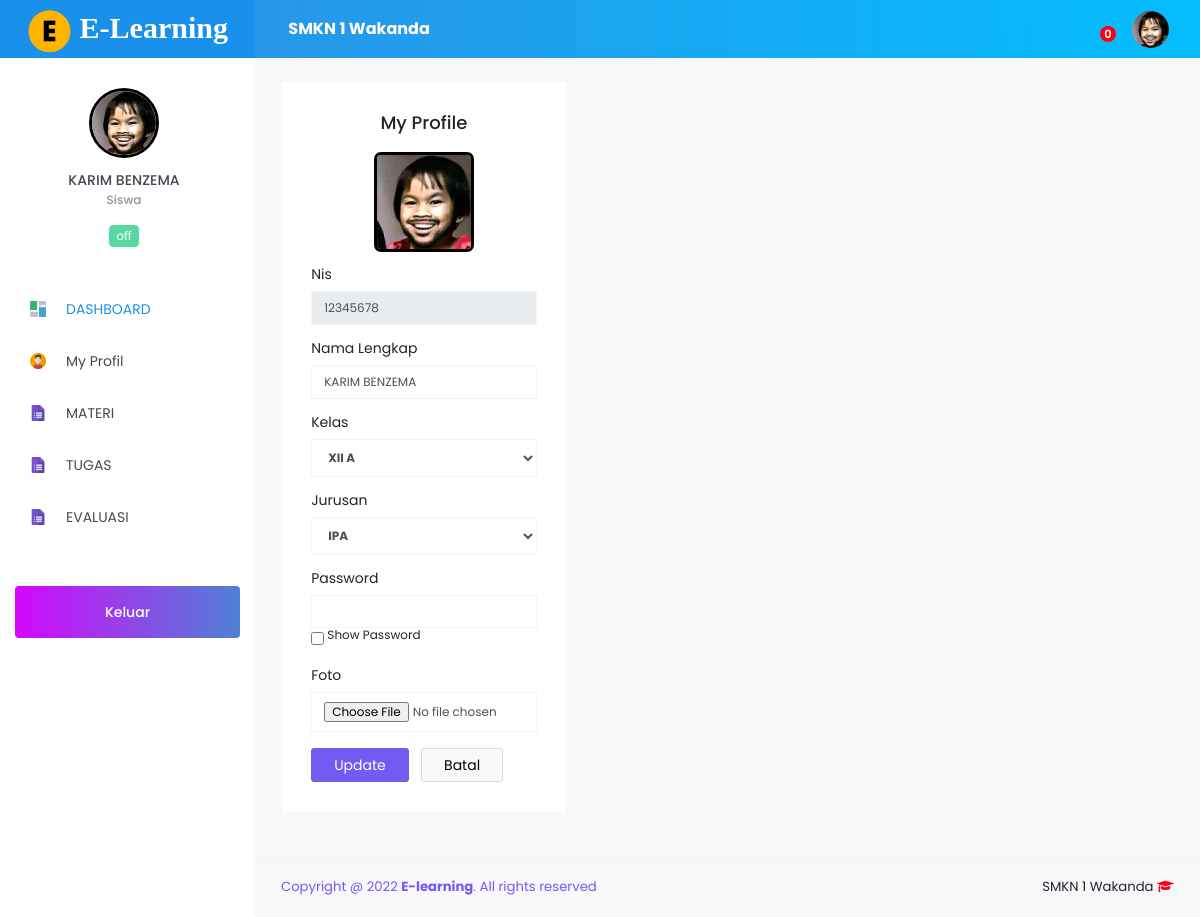
Page /Script/Siswa/index.php?page=profil (signed in) on the committed database.
### tables this page shows
CREATE TABLE IF NOT EXISTS `tb_sekolah` (
`id_sekolah` int(11) NOT NULL,
  `nama_sekolah` varchar(120) NOT NULL,
  `kepsek` varchar(120) NOT NULL,
  `textlogo` varchar(10) NOT NULL,
  `logo` varchar(255) NOT NULL,
  `copyright` varchar(255) NOT NULL
);

CREATE TABLE IF NOT EXISTS `tb_siswa` (
`id_siswa` int(11) NOT NULL,
  `nis` varchar(15) NOT NULL,
  `nama_siswa` varchar(120) NOT NULL,
  `jk` varchar(30) NOT NULL,
  `password` varchar(255) NOT NULL,
  `status` varchar(15) NOT NULL,
  `aktif` varchar(30) NOT NULL,
  `tingkat` varchar(20) NOT NULL,
  `foto` varchar(255) DEFAULT NULL,
  `id_kelas` int(11) NOT NULL,
  `id_jurusan` int(11) NOT NULL,
  `confirm` enum('Yes','No') NOT NULL
);

### Script/Siswa/index.php (the view, shortened to what this page needs)
<?php
include '../config/db.php';
if (@$_SESSION['Siswa']) {
?>
<?php
if (@$_SESSION['Siswa']) {
$sesi = @$_SESSION['Siswa'];
}
$sql = mysqli_query($con,"SELECT * FROM tb_siswa
 WHERE id_siswa = '$sesi'") or die(mysqli_error($con));
$data = mysqli_fetch_array($sql);
$sekolah = mysqli_query($con,"SELECT * FROM tb_sekolah WHERE id_sekolah=1 ");
$apl = mysqli_fetch_array($sekolah);
?>
<!DOCTYPE html>
<html lang="en">
<head>
  <link rel="stylesheet" href="../vendor/node_modules/mdi/css/materialdesignicons.min.css">
  <link rel="stylesheet" href="../vendor/node_modules/simple-line-icons/css/simple-line-icons.css">
  <link rel="stylesheet" href="../vendor/node_modules/font-awesome/css/font-awesome.min.css" />
  <link rel="stylesheet" href="../vendor/css/style.css">
   <link href="../vendor/sweetalert/sweetalert.css" rel="stylesheet" />
  <link rel="stylesheet" type="text/css" href="../vendor/css/jquery.dataTables.css">
   <link href="css/ujian.css" rel="stylesheet">
</head>
<body>
  <div class="container-scroller">
    <nav class="navbar col-lg-12 col-12 p-0 fixed-top d-flex flex-row">
      <div class="text-center navbar-brand-wrapper d-flex align-items-top justify-content-center" style="background-color: #1991eb;">
        <a class="navbar-brand brand-logo" href="index.php" style="font-family:Aegyptus;font-weight: bold;font-size: 30px;">
          <img src="../vendor/images/<?=$apl['logo'];?>" alt="logo" style="height: 45px;width: 45px;border-radius: 10px;"> <b><?=$apl['textlogo'];?></b>
        </a>
      </div>
      <div class="navbar-menu-wrapper d-flex align-items-center">
        <ul class="navbar-nav navbar-nav-left header-links d-none d-md-flex">
          <li class="nav-item" style="width: 400px;">
            <a href="#" style="color: #fff;text-decoration: none;"> <b><?=$apl['nama_sekolah'];?></b></a>
          </li>
        </ul>
        <ul class="navbar-nav navbar-nav-right">
          <?php
          $sqlmtr = mysqli_query($con,"SELECT * FROM tb_materi
            INNER JOIN tb_roleguru ON tb_materi.id_roleguru=tb_roleguru.id_roleguru
          INNER JOIN tb_master_mapel ON tb_roleguru.id_mapel=tb_master_mapel.id_mapel
          INNER JOIN tb_guru ON tb_roleguru.id_guru=tb_guru.id_guru
          WHERE tb_roleguru.id_kelas='$data[id_kelas]' AND tb_roleguru.id_jurusan='$data[id_jurusan]' GROUP BY tb_roleguru.id_mapel ");
          $jmlh = mysqli_num_rows($sqlmtr);
           ?>
          <li class="nav-item dropdown">
            <a class="nav-link count-indicator dropdown-toggle" id="notificationDropdown" href="#" data-toggle="dropdown">
              <span class="count"><?=$jmlh ?></span>
            </a>
          </li>
          <li class="nav-item d-none d-lg-block">
            <a class="nav-link" href="#">
              <img class="img-xs rounded-circle" src="../vendor/images/img_Siswa/<?=$data['foto']; ?>" alt="">
            </a>
          </li>
        </ul>
      </div>
    </nav>
    <div class="container-fluid page-body-wrapper">
      <nav class="sidebar sidebar-offcanvas" id="sidebar">
        <ul class="nav">
          <li class="nav-item nav-profile">
            <div class="nav-link">
              <div class="profile-image"> <img src="../vendor/images/img_Siswa/<?=$data['foto']; ?>" alt="image" style="border:3px solid black;"/> <span class="online-status online"></span> </div>
              <div class="profile-name">
                <p class="name"><?=$data['nama_siswa']; ?></p>
                <p class="designation">Siswa</p>
                <div class="badge badge-teal mx-auto mt-3"><?=$data['status']; ?></div>
              </div>
            </div>
          </li>
          <li class="nav-item">
          	<a class="nav-link" href="index.php"><img class="menu-icon" src="../vendor/images/menu_icons/01.png" alt="menu icon"><span class="menu-title">DASHBOARD</span></a>
          </li>
          <li class="nav-item">
          	<a class="nav-link" href="?page=profil"><img class="menu-icon" src="../vendor/images/menu_icons/10.png" alt="menu icon"> <span class="menu-title">My Profil</span></a>
          </li>
           <li class="nav-item">
            <a class="nav-link" data-toggle="collapse" href="#menuMateri" aria-expanded="false" aria-controls="general-pages"> <img class="menu-icon" src="../vendor/images/menu_icons/04.png" alt="menu icon"> <span class="menu-title">MATERI</span><i class="menu-arrow"></i>
            </a>
          </li>
               <li class="nav-item">
          <a class="nav-link" href="?page=tugas"><img class="menu-icon" src="../vendor/images/menu_icons/04.png" alt="menu icon"> <span class="menu-title">TUGAS </span></a>
          </li>
          <li class="nav-item">
            <a class="nav-link" data-toggle="collapse" href="#menuEvaluasi" aria-expanded="false" aria-controls="general-pages"> <img class="menu-icon" src="../vendor/images/menu_icons/04.png" alt="menu icon"> <span class="menu-title">EVALUASI</span><i class="menu-arrow"></i>
            </a>
          </li>
          <li class="nav-item purchase-button">
          	<a class="nav-link" href="logout.php?ID=<?php echo $data['id_siswa'] ?>">
          	Keluar</a>
          </li>
        </ul>
      </nav>
      <div class="main-panel">
                <?php
                $page = @$_GET['page'];
                $act = @$_GET['act'];
                if ($page=='materi') {
                if ($act=='') {
                    include 'modul/materi/data_materi.php';
                  }elseif ($act=='mapel') {
                   include 'modul/materi/view_mapel.php';
                  }elseif ($act=='semester') {
                    include 'modul/materi/view_semester.php';
                   }
                }elseif ($page=='profil') {
                  if ($act=='') {
                    include 'modul/profil/data_profil.php';
                  }
                }elseif ($page=='evaluasi') {
                   if ($act=='') {
                    include 'modul/evaluasi/data_soal.php';
                  }elseif ($act='nilai') {
                   include 'modul/evaluasi/data_nilai.php';
                  }
                }elseif ($page=='ujian') {
                  if ($act=='') {
                    include 'modul/evaluasi/info_ujian.php';
                  }
                }
                elseif ($page=='chat') {
                  if ($act=='') {
                   include 'chat.php';
                  }elseif ($act=='del') {
                    include 'modul/chat/del.php';
                  }
                }elseif ($page=='tugas') {
                    if ($act=='') {
                     include 'modul/tugas/data_tugas.php';
                    }elseif ($act=='upload') {
                      include 'modul/tugas/upload_tugas.php';
                    }
                }elseif ($page=='proses') {
                 include 'modul/models.php';
				 include '../media/story.html';
                }else{
                  echo "<b>4014!</b> Tidak ada halaman !";
                }
                 ?>
        <footer class="footer">
          <div class="container-fluid clearfix">
            <span class="text-info d-block text-center text-sm-left d-sm-inline-block"><?=$apl['copyright'];?></span>
            <span class="float-none float-sm-right d-block mt-1 mt-sm-0 text-center"><?=$apl['nama_sekolah'];?> <i class="fa fa-graduation-cap text-danger"></i></span>
          </div>
        </footer>
      </div>
    </div>
  </div>
</body>
</html>
<?php
} else{
	include 'modul/500.html';
}

### Script/Siswa/modul/profil/data_profil.php (shortened to what this page needs)
  <?php
$sqld = mysqli_query($con,"SELECT * FROM tb_siswa
    INNER JOIN tb_master_kelas ON tb_siswa.id_kelas=tb_master_kelas.id_kelas
  INNER JOIN tb_master_jurusan ON tb_siswa.id_jurusan=tb_master_jurusan.id_jurusan
 WHERE id_siswa = '$sesi' ") or die(mysqli_error($con));
$d = mysqli_fetch_array($sqld);
   ?>
  <div class="content-wrapper">
 <div class="row">
            <div class="col-md-4 d-flex align-items-stretch grid-margin">
              <div class="row flex-grow">
                <div class="col-12">
                  <div class="card">
                    <div class="card-body">
                      <h4 class="card-title text-center">My Profile</h4>
                      <p class="card-description text-center">
                          <img src="../vendor/images/img_Siswa/<?=$data['foto']; ?>" style="border:3px solid black;width: 100px;height: 100px;border-radius: 7px;"/>
                      </p>
                      <form class="forms-sample" method="post" action="?page=proses" enctype="multipart/form-data">
                         <div class="form-group">
                      <label>Nis</label>
                      <input type="text" class="form-control" name="nis" value="<?=$data['nis'] ?>" disabled>
                    </div>
                    <div class="form-group">
                      <label>Nama Lengkap</label>
                      <input type="text" class="form-control" name="nama" value="<?=$data['nama_siswa'] ?>">
                    </div>
                    <div class="form-group">
                      <label>Kelas  <?php if (empty($d['id_kelas'])) {
                      } ?></label>
                        <select class="form-control" id="kelas" name="kelas" style="font-weight: bold;">
                        <?php
                        $sqlKelas=mysqli_query($con, "SELECT * FROM tb_master_kelas ORDER BY id_kelas DESC");
                        while($kelas=mysqli_fetch_array($sqlKelas)){
                        if($kelas['id_kelas'] == $d['id_kelas']){
                        $selected = "selected";
                        }else{
                        $selected = "";
                        }
                        echo "<option value='$kelas[id_kelas]' $selected>$kelas[kelas]</option>";
                        }
                        ?>
                        </select>
                    </div>
      <div class="form-group">
                  <label for="jurusan">Jurusan <?php if (empty($d['id_jurusan'])) {
                      } ?></label>
                  <select class="form-control" id="jurusan" name="jurusan"style="font-weight: bold;">
                  <?php
                  $sqlJurusan=mysqli_query($con, "SELECT * FROM tb_master_jurusan ORDER BY id_jurusan DESC");
                  while($jur=mysqli_fetch_array($sqlJurusan)){
                        if($jur['id_jurusan'] == $d['id_jurusan']){
                          $selected = "selected";
                          }else{
                          $selected = "";
                          }
                  echo "<option value='$jur[id_jurusan]' $selected>$jur[jurusan]</option>";
                  }
                  ?>
                  </select>
                </div>
                    <div class="form-group">
                      <label>Password</label>
                      <input type="password" name="password" id="myInput" class="form-control" required>
					<input type="checkbox" onclick="myFunction()"><sup>   Show Password</sup>
                    </div>
                    <div class="form-group">
                      <label>Foto</label>
                      <input id="file" type="file" name="foto" class="form-control">
                    </div>
                    <button type="submit" name="porifilUpdate" class="btn btn-info mr-2">Update</button>
                    <a href="javascript:history.back()" class="btn btn-light">Batal</a>
                  </form>
                    </div>
                  </div>
                </div>
                </div>
                </div>
            </div>
          </div>

### Script/Siswa/css/ujian.css (style rules this page uses)
.row { width: auto; }

### rows in the picture
tb_sekolah: logo (picture), textlogo "E-Learning", nama_sekolah "SMKN 1 Wakanda", copyright "Copyright @ 2022 E-learning . All rights reserved"
tb_siswa: foto (picture), nama_siswa "KARIM BENZEMA", status "off", nis "12345678", nama "KARIM BENZEMA"

### other values in the picture
$jmlh "0"
form field kelas "XII A"
form field jurusan "IPA"
